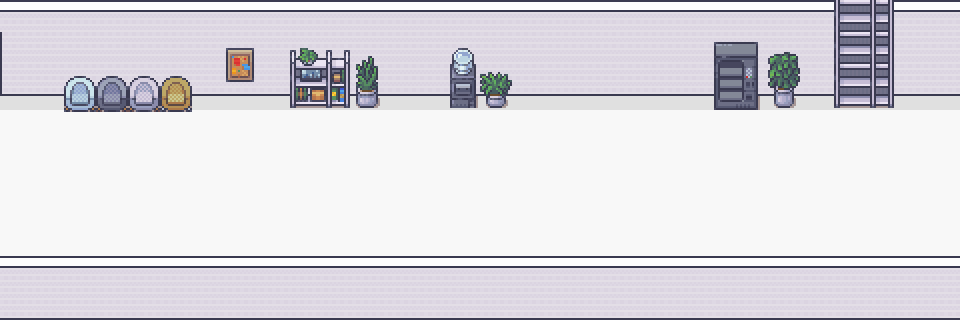

A level layout from a 2D game, rendered from its tile map. Below: a short description, then the map file with its tile-grid data intact:
An orthogonal 30x10 tile map with 32x32 px tiles, 4 tile layers (floor, wall, decor1, decor2), 3 tilesets and 12 objects (7x monster, 3x chord, playerStart, milestone).

<map version="1.10" tiledversion="1.11.0" orientation="orthogonal" renderorder="right-down" width="30" height="10" tilewidth="32" tileheight="32" infinite="0" nextlayerid="8" nextobjectid="13">
 <tileset firstgid="1" name="Modern_Office_32x32" tilewidth="32" tileheight="32" tilecount="848" columns="16">
  <image source="../../Modern_Office_32x32.png" width="512" height="1696" />
  <tile id="263">
   <properties>
    <property name="collides" type="bool" value="true" />
   </properties>
  </tile>
  <tile id="264">
   <properties>
    <property name="collides" type="bool" value="true" />
   </properties>
  </tile>
  <tile id="279">
   <properties>
    <property name="collides" type="bool" value="true" />
   </properties>
  </tile>
  <tile id="280">
   <properties>
    <property name="collides" type="bool" value="true" />
   </properties>
  </tile>
 </tileset>
 <tileset firstgid="849" name="Room_Builder_Office_32x32" tilewidth="32" tileheight="32" tilecount="224" columns="16">
  <image source="../../Room_Builder_Office_32x32.png" width="512" height="448" />
  <tile id="80">
   <properties>
    <property name="collides" type="bool" value="true" />
   </properties>
  </tile>
  <tile id="81">
   <properties>
    <property name="collides" type="bool" value="true" />
   </properties>
  </tile>
  <tile id="82">
   <properties>
    <property name="collides" type="bool" value="true" />
   </properties>
  </tile>
  <tile id="83">
   <properties>
    <property name="collides" type="bool" value="true" />
   </properties>
  </tile>
  <tile id="84">
   <properties>
    <property name="collides" type="bool" value="true" />
   </properties>
  </tile>
  <tile id="85">
   <properties>
    <property name="collides" type="bool" value="true" />
   </properties>
  </tile>
  <tile id="86">
   <properties>
    <property name="collides" type="bool" value="true" />
   </properties>
  </tile>
  <tile id="87">
   <properties>
    <property name="collides" type="bool" value="true" />
   </properties>
  </tile>
  <tile id="88">
   <properties>
    <property name="collides" type="bool" value="true" />
   </properties>
  </tile>
  <tile id="89">
   <properties>
    <property name="collides" type="bool" value="true" />
   </properties>
  </tile>
  <tile id="96">
   <properties>
    <property name="collides" type="bool" value="true" />
   </properties>
  </tile>
  <tile id="97">
   <properties>
    <property name="collides" type="bool" value="true" />
   </properties>
  </tile>
  <tile id="98">
   <properties>
    <property name="collides" type="bool" value="true" />
   </properties>
  </tile>
  <tile id="99">
   <properties>
    <property name="collides" type="bool" value="true" />
   </properties>
  </tile>
  <tile id="103">
   <properties>
    <property name="collides" type="bool" value="true" />
   </properties>
  </tile>
  <tile id="104">
   <properties>
    <property name="collides" type="bool" value="true" />
   </properties>
  </tile>
  <tile id="105">
   <properties>
    <property name="collides" type="bool" value="true" />
   </properties>
  </tile>
  <tile id="112">
   <properties>
    <property name="collides" type="bool" value="true" />
   </properties>
  </tile>
  <tile id="113">
   <properties>
    <property name="collides" type="bool" value="true" />
   </properties>
  </tile>
  <tile id="114">
   <properties>
    <property name="collides" type="bool" value="true" />
   </properties>
  </tile>
  <tile id="115">
   <properties>
    <property name="collides" type="bool" value="true" />
   </properties>
  </tile>
  <tile id="116">
   <properties>
    <property name="collides" type="bool" value="true" />
   </properties>
  </tile>
  <tile id="117">
   <properties>
    <property name="collides" type="bool" value="true" />
   </properties>
  </tile>
  <tile id="118">
   <properties>
    <property name="collides" type="bool" value="true" />
   </properties>
  </tile>
  <tile id="119">
   <properties>
    <property name="collides" type="bool" value="true" />
   </properties>
  </tile>
  <tile id="120">
   <properties>
    <property name="collides" type="bool" value="true" />
   </properties>
  </tile>
  <tile id="121">
   <properties>
    <property name="collides" type="bool" value="true" />
   </properties>
  </tile>
  <tile id="128">
   <properties>
    <property name="collides" type="bool" value="true" />
   </properties>
  </tile>
  <tile id="129">
   <properties>
    <property name="collides" type="bool" value="true" />
   </properties>
  </tile>
  <tile id="130">
   <properties>
    <property name="collides" type="bool" value="true" />
   </properties>
  </tile>
  <tile id="131">
   <properties>
    <property name="collides" type="bool" value="true" />
   </properties>
  </tile>
  <tile id="135">
   <properties>
    <property name="collides" type="bool" value="true" />
   </properties>
  </tile>
  <tile id="136">
   <properties>
    <property name="collides" type="bool" value="true" />
   </properties>
  </tile>
  <tile id="137">
   <properties>
    <property name="collides" type="bool" value="true" />
   </properties>
  </tile>
  <tile id="144">
   <properties>
    <property name="collides" type="bool" value="true" />
   </properties>
  </tile>
  <tile id="145">
   <properties>
    <property name="collides" type="bool" value="true" />
   </properties>
  </tile>
  <tile id="146">
   <properties>
    <property name="collides" type="bool" value="true" />
   </properties>
  </tile>
  <tile id="147">
   <properties>
    <property name="collides" type="bool" value="true" />
   </properties>
  </tile>
  <tile id="148">
   <properties>
    <property name="collides" type="bool" value="true" />
   </properties>
  </tile>
  <tile id="149">
   <properties>
    <property name="collides" type="bool" value="true" />
   </properties>
  </tile>
  <tile id="150">
   <properties>
    <property name="collides" type="bool" value="true" />
   </properties>
  </tile>
  <tile id="151">
   <properties>
    <property name="collides" type="bool" value="true" />
   </properties>
  </tile>
  <tile id="152">
   <properties>
    <property name="collides" type="bool" value="true" />
   </properties>
  </tile>
  <tile id="153">
   <properties>
    <property name="collides" type="bool" value="true" />
   </properties>
  </tile>
  <tile id="160">
   <properties>
    <property name="collides" type="bool" value="true" />
   </properties>
  </tile>
  <tile id="161">
   <properties>
    <property name="collides" type="bool" value="true" />
   </properties>
  </tile>
  <tile id="162">
   <properties>
    <property name="collides" type="bool" value="true" />
   </properties>
  </tile>
  <tile id="163">
   <properties>
    <property name="collides" type="bool" value="true" />
   </properties>
  </tile>
  <tile id="167">
   <properties>
    <property name="collides" type="bool" value="true" />
   </properties>
  </tile>
  <tile id="168">
   <properties>
    <property name="collides" type="bool" value="true" />
   </properties>
  </tile>
  <tile id="169">
   <properties>
    <property name="collides" type="bool" value="true" />
   </properties>
  </tile>
  <tile id="176">
   <properties>
    <property name="collides" type="bool" value="true" />
   </properties>
  </tile>
  <tile id="177">
   <properties>
    <property name="collides" type="bool" value="true" />
   </properties>
  </tile>
  <tile id="178">
   <properties>
    <property name="collides" type="bool" value="true" />
   </properties>
  </tile>
  <tile id="179">
   <properties>
    <property name="collides" type="bool" value="true" />
   </properties>
  </tile>
  <tile id="180">
   <properties>
    <property name="collides" type="bool" value="true" />
   </properties>
  </tile>
  <tile id="181">
   <properties>
    <property name="collides" type="bool" value="true" />
   </properties>
  </tile>
  <tile id="182">
   <properties>
    <property name="collides" type="bool" value="true" />
   </properties>
  </tile>
  <tile id="183">
   <properties>
    <property name="collides" type="bool" value="true" />
   </properties>
  </tile>
  <tile id="184">
   <properties>
    <property name="collides" type="bool" value="true" />
   </properties>
  </tile>
  <tile id="185">
   <properties>
    <property name="collides" type="bool" value="true" />
   </properties>
  </tile>
  <tile id="192">
   <properties>
    <property name="collides" type="bool" value="true" />
   </properties>
  </tile>
  <tile id="193">
   <properties>
    <property name="collides" type="bool" value="true" />
   </properties>
  </tile>
  <tile id="194">
   <properties>
    <property name="collides" type="bool" value="true" />
   </properties>
  </tile>
  <tile id="195">
   <properties>
    <property name="collides" type="bool" value="true" />
   </properties>
  </tile>
  <tile id="199">
   <properties>
    <property name="collides" type="bool" value="true" />
   </properties>
  </tile>
  <tile id="200">
   <properties>
    <property name="collides" type="bool" value="true" />
   </properties>
  </tile>
  <tile id="201">
   <properties>
    <property name="collides" type="bool" value="true" />
   </properties>
  </tile>
 </tileset>
 <tileset firstgid="1073" name="Lab Tileset" tilewidth="32" tileheight="32" tilecount="40" columns="5">
  <image source="../../Lab Tileset.png" width="160" height="256" />
 </tileset>
 <layer id="1" name="floor" width="30" height="10" locked="1">
  <data encoding="csv">
908,908,908,908,908,908,908,908,908,908,908,908,908,908,908,908,908,908,908,908,908,908,908,908,908,908,908,908,908,908,
908,908,908,908,908,908,908,908,908,908,908,908,908,908,908,908,908,908,908,908,908,908,908,908,908,908,908,908,908,908,
908,908,908,908,908,908,908,908,908,908,908,908,908,908,908,908,908,908,908,908,908,908,908,908,908,908,908,908,908,908,
908,908,908,908,908,908,908,908,908,908,908,908,908,908,908,908,908,908,908,908,908,908,908,908,908,908,908,908,908,908,
908,908,908,908,908,908,908,908,908,908,908,908,908,908,908,908,908,908,908,908,908,908,908,908,908,908,908,908,908,908,
908,908,908,908,908,908,908,908,908,908,908,908,908,908,908,908,908,908,908,908,908,908,908,908,908,908,908,908,908,908,
908,908,908,908,908,908,908,908,908,908,908,908,908,908,908,908,908,908,908,908,908,908,908,908,908,908,908,908,908,908,
908,908,908,908,908,908,908,908,908,908,908,908,908,908,908,908,908,908,908,908,908,908,908,908,908,908,908,908,908,908,
908,908,908,908,908,908,908,908,908,908,908,908,908,908,908,908,908,908,908,908,908,908,908,908,908,908,908,908,908,908,
908,908,908,908,908,908,908,908,908,908,908,908,908,908,908,908,908,908,908,908,908,908,908,908,908,908,908,908,908,908
</data>
 </layer>
 <layer id="2" name="wall" width="30" height="10" locked="1">
  <data encoding="csv">
1026,1026,1026,1026,1026,1026,1026,1026,1026,1026,1026,1026,1026,1026,1026,1026,1026,1026,1026,1026,1026,1026,1026,1026,1026,1026,1026,1026,1026,1026,
1029,1030,1030,1030,1030,1030,1030,1030,1030,1030,1030,1030,1030,1030,1030,1030,1030,1030,1030,1030,1030,1030,1030,1030,1030,1030,1030,1030,1030,1030,
1041,1042,1049,1049,1049,1049,1049,1042,1042,1042,1042,1042,1042,1042,1042,1042,1042,1042,1042,1042,1042,1042,1042,1042,1042,1042,1042,1042,1042,1042,
0,0,0,0,0,0,0,0,0,0,0,0,0,0,0,0,0,0,0,0,0,0,0,0,0,0,0,0,0,0,
0,0,0,0,0,0,0,0,0,0,0,0,0,0,0,0,0,0,0,0,0,0,0,0,0,0,0,0,0,0,
0,0,0,0,0,0,0,0,0,0,0,0,0,0,0,0,0,0,0,0,0,0,0,0,0,0,0,0,0,0,
0,0,0,0,0,0,0,0,0,0,0,0,0,0,0,0,0,0,0,0,0,0,0,0,0,0,0,0,0,0,
0,0,0,0,0,0,0,0,0,0,0,0,0,0,0,0,0,0,0,0,0,0,0,0,0,0,0,0,0,0,
1026,1026,1026,1026,1026,1026,1026,1026,1026,1026,1026,1026,1026,1026,1026,1026,1026,1026,1026,1026,1026,1026,1026,1026,1026,1026,1026,1026,1026,1026,
1042,1042,1042,1042,1042,1042,1042,1042,1042,1042,1042,1042,1042,1042,1042,1042,1042,1042,1042,1042,1042,1042,1042,1042,1042,1049,1049,1049,1049,1049
</data>
 </layer>
 <layer id="3" name="decor1" width="30" height="10" locked="1">
  <data encoding="csv">
0,0,0,0,0,0,0,0,0,0,0,0,0,0,0,0,0,0,0,0,0,0,0,0,0,0,0,0,0,0,
0,0,0,0,0,0,0,0,0,0,0,0,0,0,0,0,0,0,0,0,0,0,0,0,0,0,0,0,0,0,
0,0,0,0,0,0,0,0,0,0,0,0,0,0,0,0,0,0,0,0,0,0,0,0,0,0,0,0,0,0,
879,879,879,111,111,879,879,879,879,879,879,879,879,879,879,879,879,879,879,879,879,879,879,879,879,879,879,879,879,879,
0,0,0,0,0,0,0,0,0,0,0,0,0,0,0,0,0,0,0,0,0,0,0,0,0,0,0,0,0,0,
0,0,0,0,0,0,0,0,0,0,0,0,0,0,0,0,0,0,0,0,0,0,0,0,0,0,0,0,0,0,
0,0,0,0,0,0,0,0,0,0,0,0,0,0,0,0,0,0,0,0,0,0,0,0,0,0,0,0,0,0,
0,0,0,0,0,0,0,0,0,0,0,0,0,0,0,0,0,0,0,0,0,0,0,0,0,0,0,0,0,0,
0,0,0,0,0,0,0,0,0,0,0,0,0,0,0,0,0,0,0,0,0,0,0,0,0,0,0,0,0,0,
0,0,0,0,0,0,0,0,0,0,0,0,0,0,0,0,0,0,0,0,0,0,0,0,0,0,0,0,0,0
</data>
 </layer>
 <layer id="4" name="decor2" width="30" height="10" locked="1">
  <data encoding="csv">
0,0,0,0,0,0,0,0,0,0,0,0,0,0,0,0,0,0,0,0,0,0,0,0,0,0,264,265,0,0,
0,0,0,0,0,0,0,48,0,200,201,199,0,0,253,0,0,0,0,0,0,0,369,370,119,0,264,265,0,0,
0,0,244,245,246,247,0,64,0,216,217,215,0,0,269,167,0,0,0,0,0,0,385,386,135,0,264,265,0,0,
0,0,260,261,262,263,0,0,0,232,233,231,0,0,285,183,0,0,0,0,0,0,401,402,151,0,280,281,0,0,
0,0,0,0,0,0,0,0,0,0,0,0,0,0,0,0,0,0,0,0,0,0,0,0,0,0,307,0,0,0,
0,0,0,0,0,0,0,0,0,0,0,0,0,0,0,0,0,0,0,0,0,0,0,0,0,0,0,0,0,0,
0,0,0,0,0,0,0,0,0,0,0,0,0,0,0,0,0,0,0,0,0,0,0,0,0,0,0,0,0,0,
0,0,0,0,0,0,0,0,0,0,0,0,0,0,0,0,0,0,0,0,0,0,0,0,0,0,0,0,0,0,
0,0,0,0,0,0,0,0,0,0,0,0,0,0,0,0,0,0,0,0,0,0,0,0,0,0,0,0,0,0,
0,0,0,0,0,0,0,0,0,0,0,0,0,0,0,0,0,0,0,0,0,0,0,0,0,0,0,0,0,0
</data>
 </layer>
 <objectgroup id="6" name="object">
  <object id="1" name="playerStart" x="29.3794" y="171.609">
   <point />
  </object>
  <object id="2" name="chordStart" type="chord" x="45.993" y="124.145">
   <point />
  </object>
  <object id="3" name="chordBattle" type="chord" x="396" y="116">
   <point />
  </object>
  <object id="4" name="milestone" x="851.349" y="136.3">
   <point />
  </object>
  <object id="5" name="chordEnd" type="chord" x="880.307" y="135.625">
   <point />
  </object>
  <object id="6" name="bugbear" type="monster" x="435.211" y="184.843">
   <point />
  </object>
  <object id="7" name="spider" type="monster" x="505.495" y="235.693">
   <point />
  </object>
  <object id="8" name="bugbear" type="monster" x="176.244" y="227.009">
   <point />
  </object>
  <object id="9" name="lemon" type="monster" x="240.418" y="151.339">
   <point />
  </object>
  <object id="10" name="fly" type="monster" x="316.088" y="234.673">
   <point />
  </object>
  <object id="11" name="bugbear" type="monster" x="604.4" y="161.876">
   <point />
  </object>
  <object id="12" name="fly" type="monster" x="756.698" y="218.388">
   <point />
  </object>
 </objectgroup>
</map>
